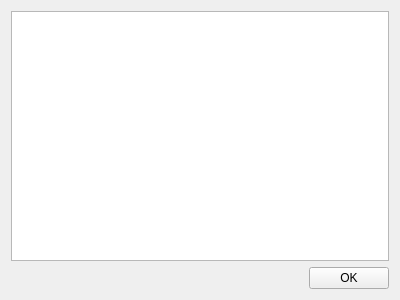
<?xml version="1.0" encoding="UTF-8"?>
<ui version="4.0">
 <class>Form</class>
 <widget class="QWidget" name="Form">
  <property name="geometry">
   <rect>
    <x>0</x>
    <y>0</y>
    <width>400</width>
    <height>300</height>
   </rect>
  </property>
  <property name="windowTitle">
   <string>Form</string>
  </property>
  <layout class="QVBoxLayout" name="verticalLayout">
   <item>
    <widget class="QTextEdit" name="sysInfoTextEdit">
     <property name="readOnly">
      <bool>true</bool>
     </property>
    </widget>
   </item>
   <item>
    <layout class="QHBoxLayout" name="horizontalLayout">
     <item>
      <spacer name="horizontalSpacer">
       <property name="orientation">
        <enum>Qt::Horizontal</enum>
       </property>
       <property name="sizeHint" stdset="0">
        <size>
         <width>40</width>
         <height>20</height>
        </size>
       </property>
      </spacer>
     </item>
     <item>
      <widget class="QPushButton" name="okButton">
       <property name="text">
        <string>OK</string>
       </property>
      </widget>
     </item>
    </layout>
   </item>
  </layout>
 </widget>
 <resources/>
 <connections/>
</ui>
